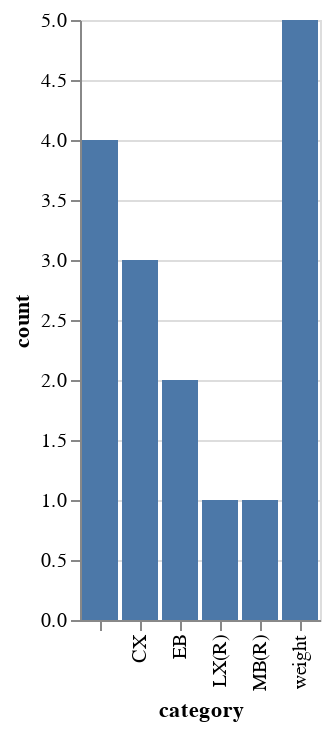

The code cell stored with this chart in its notebook:
### Code cell
d = df.copy()
stacked = d['edges_constraints'].str.split(',', expand=True).stack().map(lambda x: x.strip()).reset_index(drop=True)
counts = stacked.value_counts()
counts_df = pd.DataFrame({'category': counts.index, 'count': counts.values}).reset_index(drop=True)

bars = alt.Chart(counts_df).mark_bar().encode(
    x='category:O',
    y='count:Q'
)
bars

### Figure 1 — Vega-Lite specification as saved in the notebook (floating-point values rounded to 4 significant figures)
{"config": {"view": {"continuousWidth": 400, "continuousHeight": 300}}, "data": {"name": "data-ebab0d08517e9679c7291573892b963a"}, "mark": "bar", "encoding": {"x": {"field": "category", "type": "ordinal"}, "y": {"field": "count", "type": "quantitative"}}, "$schema": "https://vega.github.io/schema/vega-lite/v4.17.0.json", "datasets": {"data-ebab0d08517e9679c7291573892b963a": [{"category": "weight", "count": 5}, {"category": "", "count": 4}, {"category": "CX", "count": 3}, {"category": "EB", "count": 2}, {"category": "LX(R)", "count": 1}, {"category": "MB(R)", "count": 1}]}}
